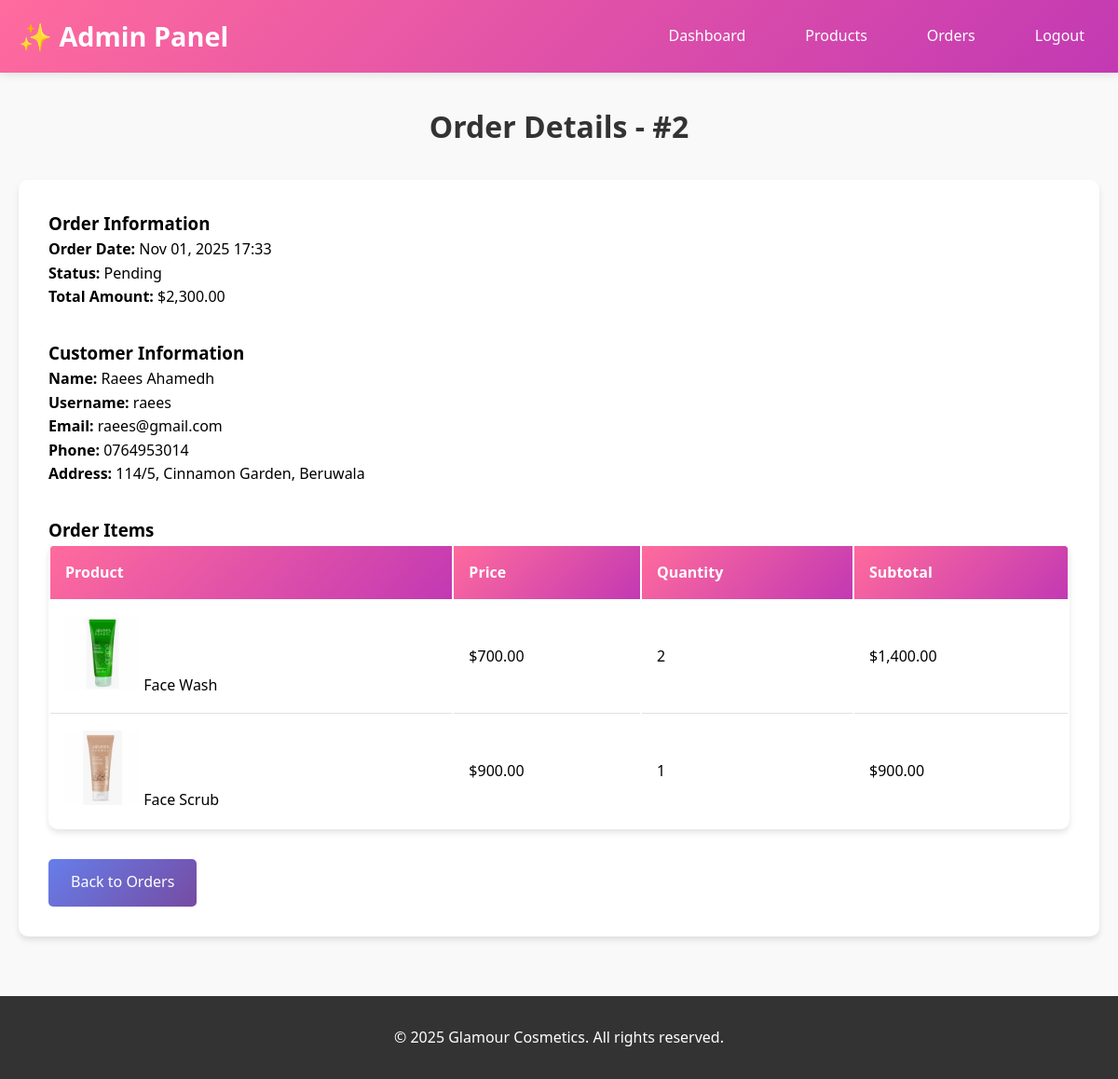
Screenshot of /admin/order_detail.php?id=2 (signed in) with the database file from the repository.
### tables this page shows
CREATE TABLE `orders` (
  `id` int(11) NOT NULL,
  `user_id` int(11) NOT NULL,
  `total_amount` decimal(10,2) NOT NULL,
  `status` varchar(50) DEFAULT 'pending',
  `order_date` timestamp NOT NULL DEFAULT current_timestamp()
);

CREATE TABLE `users` (
  `id` int(11) NOT NULL,
  `username` varchar(50) NOT NULL,
  `email` varchar(100) NOT NULL,
  `password` varchar(255) NOT NULL,
  `full_name` varchar(100) NOT NULL,
  `phone` varchar(20) DEFAULT NULL,
  `address` text DEFAULT NULL,
  `created_at` timestamp NOT NULL DEFAULT current_timestamp()
);

CREATE TABLE `order_items` (
  `id` int(11) NOT NULL,
  `order_id` int(11) NOT NULL,
  `product_id` int(11) NOT NULL,
  `quantity` int(11) NOT NULL,
  `price` decimal(10,2) NOT NULL
);

CREATE TABLE `products` (
  `id` int(11) NOT NULL,
  `name` varchar(200) NOT NULL,
  `description` text DEFAULT NULL,
  `price` decimal(10,2) NOT NULL,
  `image` varchar(255) NOT NULL,
  `stock` int(11) DEFAULT 0,
  `category` varchar(50) DEFAULT NULL,
  `created_at` timestamp NOT NULL DEFAULT current_timestamp(),
  `updated_at` timestamp NOT NULL DEFAULT current_timestamp() ON UPDATE current_timestamp()
);

### admin/order_detail.php (the view, shortened to what this page needs)
<?php
require_once '../config.php';
$order_id = intval($_GET['id']);
$order_query = "SELECT o.*, u.username, u.email, u.full_name, u.phone, u.address
                FROM orders o
                JOIN users u ON o.user_id = u.id
                WHERE o.id=$order_id";
$order_result = mysqli_query($conn, $order_query);
$order = mysqli_fetch_assoc($order_result);
$items_query = "SELECT oi.*, p.name, p.image FROM order_items oi
                JOIN products p ON oi.product_id = p.id
                WHERE oi.order_id=$order_id";
$items_result = mysqli_query($conn, $items_query);
?>
<!DOCTYPE html>
<html lang="en">
<head>
    <link rel="stylesheet" href="../style.css">
</head>
<body>
    <header>
        <div class="header-container">
            <a href="dashboard.php" class="logo">✨ Admin Panel</a>
            <nav>
                <ul>
                    <li><a href="dashboard.php">Dashboard</a></li>
                    <li><a href="products.php">Products</a></li>
                    <li><a href="view_orders.php">Orders</a></li>
                    <li><a href="admin_logout.php">Logout</a></li>
                </ul>
            </nav>
        </div>
    </header>
    <div class="container">
        <h1 class="page-title">Order Details - #<?php echo $order_id; ?></h1>
        <div class="cart-container">
            <h3>Order Information</h3>
            <div style="margin-bottom: 2rem;">
                <p><strong>Order Date:</strong> <?php echo date('M d, Y H:i', strtotime($order['order_date'])); ?></p>
                <p><strong>Status:</strong> <?php echo ucfirst($order['status']); ?></p>
                <p><strong>Total Amount:</strong> $<?php echo number_format($order['total_amount'], 2); ?></p>
            </div>
            <h3>Customer Information</h3>
            <div style="margin-bottom: 2rem;">
                <p><strong>Name:</strong> <?php echo htmlspecialchars($order['full_name']); ?></p>
                <p><strong>Username:</strong> <?php echo htmlspecialchars($order['username']); ?></p>
                <p><strong>Email:</strong> <?php echo htmlspecialchars($order['email']); ?></p>
                <?php if($order['phone']): ?>
                    <p><strong>Phone:</strong> <?php echo htmlspecialchars($order['phone']); ?></p>
                <?php endif; ?>
                <?php if($order['address']): ?>
                    <p><strong>Address:</strong> <?php echo htmlspecialchars($order['address']); ?></p>
                <?php endif; ?>
            </div>
            <h3>Order Items</h3>
            <table>
                <thead>
                    <tr>
                        <th>Product</th>
                        <th>Price</th>
                        <th>Quantity</th>
                        <th>Subtotal</th>
                    </tr>
                </thead>
                <tbody>
                    <?php while($item = mysqli_fetch_assoc($items_result)):
                        $subtotal = $item['price'] * $item['quantity'];
                    ?>
                        <tr>
                            <td>
                                <img src="../uploads/<?php echo htmlspecialchars($item['image']); ?>"
                                     alt="<?php echo htmlspecialchars($item['name']); ?>"
                                     class="table-image">
                                <?php echo htmlspecialchars($item['name']); ?>
                            </td>
                            <td>$<?php echo number_format($item['price'], 2); ?></td>
                            <td><?php echo $item['quantity']; ?></td>
                            <td>$<?php echo number_format($subtotal, 2); ?></td>
                        </tr>
                    <?php endwhile; ?>
                </tbody>
            </table>
            <div style="margin-top: 2rem;">
                <a href="view_orders.php" class="btn btn-secondary">Back to Orders</a>
            </div>
        </div>
    </div>
    <footer>
        <p>&copy; 2025 Glamour Cosmetics. All rights reserved.</p>
    </footer>
</body>
</html>

### style.css (style rules this page uses)
* { margin: 0; padding: 0; box-sizing: border-box; }
body { font-family: 'Segoe UI', Tahoma, Geneva, Verdana, sans-serif; line-height: 1.6; background-color: #f9f9f9; }
header { background: linear-gradient(135deg, #ff6b9d 0%, #c239b3 100%); color: white; padding: 1rem 0; box-shadow: 0 2px 10px rgba(0,0,0,0.1); }
.header-container { max-width: 1200px; margin: 0 auto; padding: 0 20px; display: flex; justify-content: space-between; align-items: center; }
.logo { font-size: 1.8rem; font-weight: bold; text-decoration: none; color: white; }
nav ul { list-style: none; display: flex; gap: 2rem; }
nav a { color: white; text-decoration: none; padding: 0.5rem 1rem; border-radius: 5px; transition: background 0.3s; }
.container { max-width: 1200px; margin: 2rem auto; padding: 0 20px; }
.btn { display: inline-block; padding: 0.8rem 1.5rem; background: linear-gradient(135deg, #ff6b9d 0%, #c239b3 100%); color: white; text-decoration: none; border: none; border-radius: 5px; cursor: pointer; font-size: 1rem; transition: opacity 0.3s; }
.btn-secondary { background: linear-gradient(135deg, #667eea 0%, #764ba2 100%); }
table { width: 100%; background: white; border-radius: 10px; overflow: hidden; box-shadow: 0 4px 6px rgba(0,0,0,0.1); }
table th { background: linear-gradient(135deg, #ff6b9d 0%, #c239b3 100%); color: white; padding: 1rem; text-align: left; }
table td { padding: 1rem; border-bottom: 1px solid #e0e0e0; }
table tr:last-child td { border-bottom: none; }
.table-image { width: 80px; height: 80px; object-fit: cover; border-radius: 5px; }
.cart-container { background: white; padding: 2rem; border-radius: 10px; box-shadow: 0 4px 6px rgba(0,0,0,0.1); }
footer { background: #333; color: white; text-align: center; padding: 2rem 0; margin-top: 4rem; }
.page-title { font-size: 2rem; color: #333; margin-bottom: 2rem; text-align: center; }

### rows the page displays
orders: order_date "Nov 01, 2025 17:33", status "Pending", total_amount "2,300.00", user.full_name "Raees Ahamedh", user.username "raees", user.email "raees@gmail.com", user.phone "0764953014", user.address "114/5, Cinnamon Garden, Beruwala"
order_items: product.image (picture), product.name "Face Wash", price "700.00", quantity "2", subtotal "1,400.00"
order_items: product.image (picture), product.name "Face Scrub", price "900.00", quantity "1"

### other values shown
$order_id "2"
